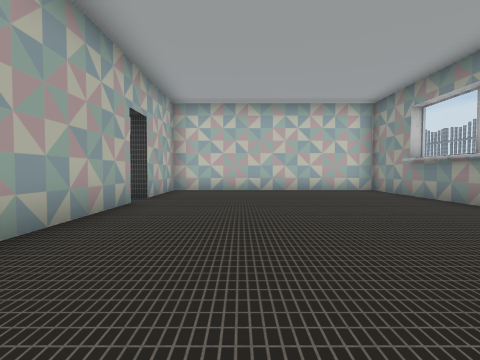
view 1 (above)

14 first-person views from a walk through a 3-D level made in the Godot game engine. The camera is 1.4 m above the floor, tilts 2° down and sees 85° across. The floor is counted in squares, 2.08 m on a side. Each view is taken from the middle of a square. On the plan, view 1 faces up. The plan holds only what a view shows up to about 9 squares ahead; the rest is blank. The place goes on beyond the plan. Characters and animated objects are not drawn. Door leaves are left out where a doorway can be walked through. Some surface patterns are stand-ins.

view 2
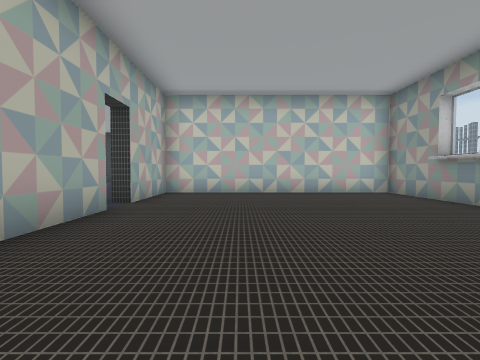

view 3
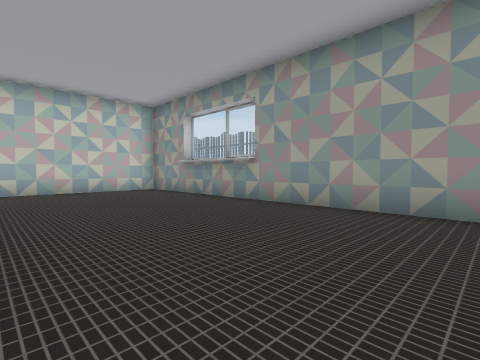

view 4
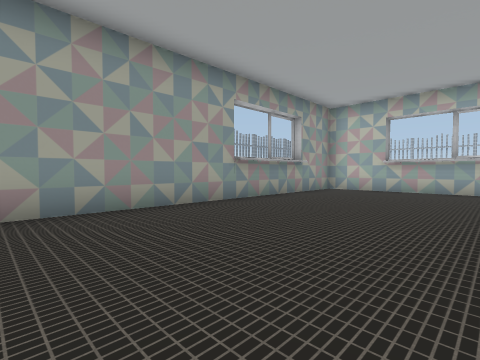

view 5
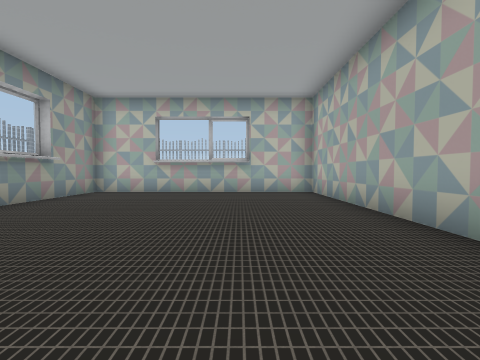

view 6
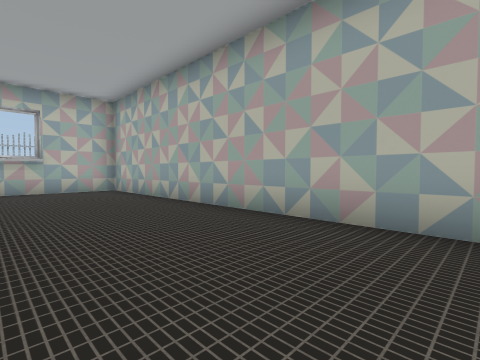

view 7
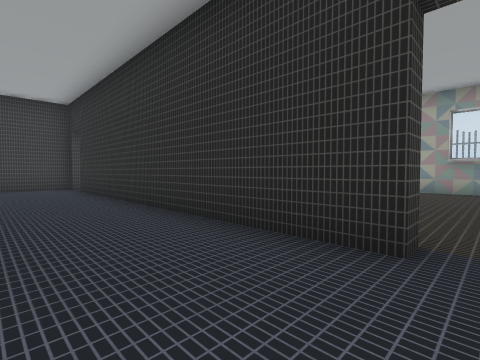

view 8
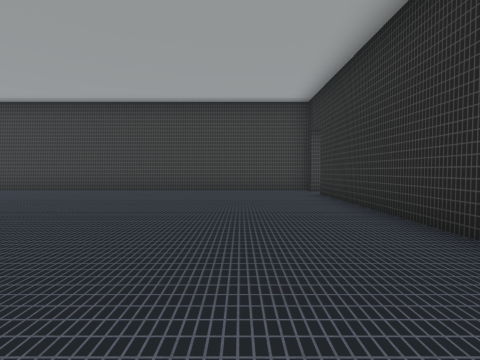

view 9
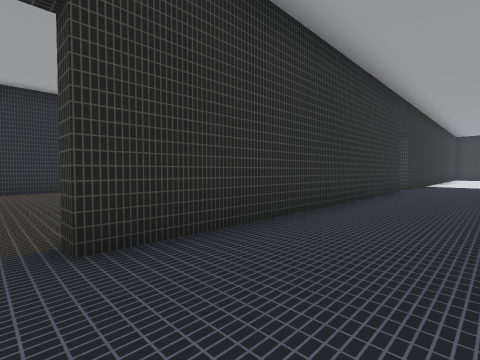

view 10
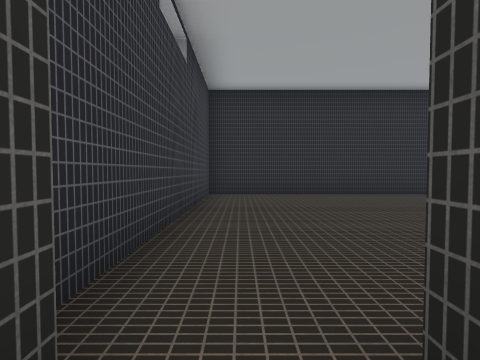

view 11
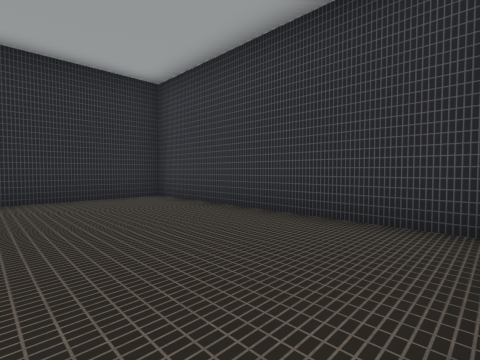

view 12
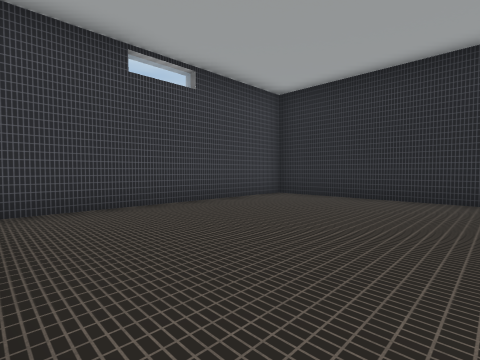

view 13
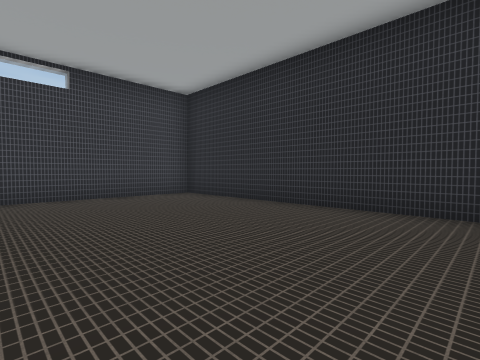

view 14
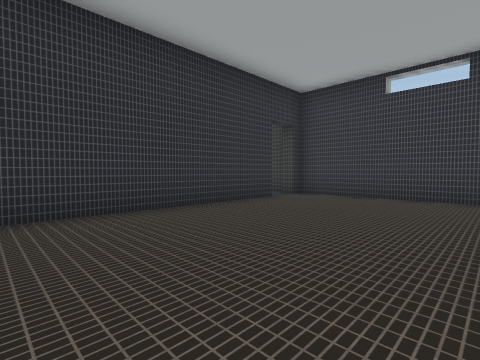

### Floor plan
Points are (right, up) in squares from view 1. A wall is a line through its corners. A room is listed if a view was taken in it or the views show most of it. See-through windows are left out.
Room 1 (views 1, 2, 3, 4, 5, 6)
walls: (-2.3, 5.5) (-2.3, -7.4) (4.6, -7.4) (4.6, 9.1) (-2.3, 9.1) (-2.3, 6.5)
ways out: opening at (-3, 6) to room 2
Room 2 (views 7, 8, 9)
walls: (-2.3, 6.5) (-2.7, 6.5) (-2.7, 15.5); (-3.6, 16.9) (-13.2, 16.9)
ways out: opening at (-3, 6) to room 1; opening at (-3, 16) to room 3
Room 3 (views 10, 11, 12, 13, 14)
walls: (-2.7, 15.5) (-2.3, 15.5) (-2.3, 10.1); (-1.9, 9.5) (4.6, 9.5) (4.6, 16.9) (-2.3, 16.9); (-2.3, 16.5) (-2.8, 16.5); (-2.6, 16.9) (-3.6, 16.9)
ways out: opening at (-3, 16) to room 2

Where each view was taken, in squares from view 1:
view 1: 0 up, 0 right, facing up
view 2: 1 up, 0 right, facing up
view 3: 0 up, 0 right, facing up-right
view 4: 2 up, 0 right, facing down-right
view 5: 1 up, 0 right, facing down
view 6: 2 up, 1 right, facing down-left
view 7: 6 up, 5 left, facing up-right
view 8: 8 up, 5 left, facing up
view 9: 16 up, 5 left, facing down-right
view 10: 16 up, 3 left, facing right
view 11: 13 up, 2 left, facing down-right
view 12: 12 up, 2 left, facing up-right
view 13: 10 up, 0 right, facing up-right
view 14: 10 up, 2 right, facing up-left
